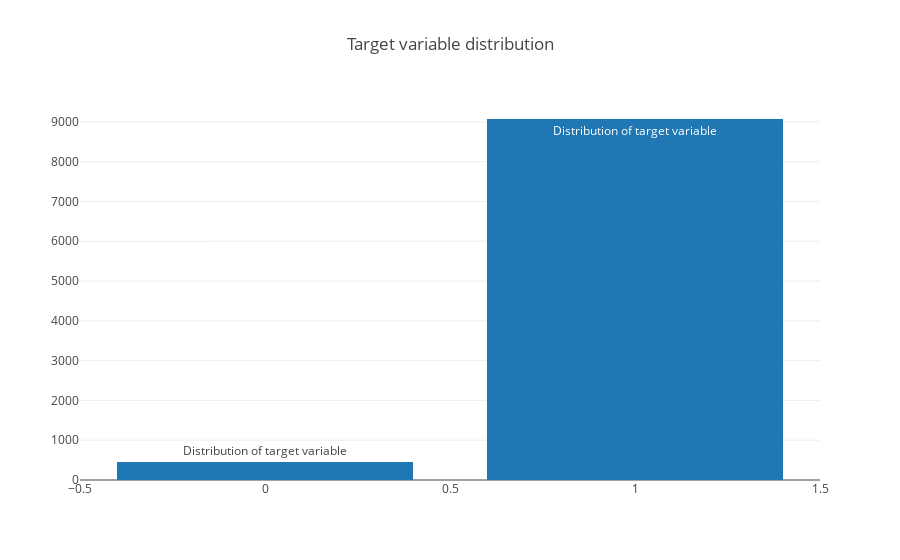

Notebook code cell kept with this figure:
### Code cell
dist = [go.Bar(
            x = data['loan'].value_counts().index.values,
            y = data['loan'].value_counts().values,
            text='Distribution of target variable'
    )]
layout = go.Layout(
    title='Target variable distribution'
)

fig = go.Figure(data=dist, layout=layout)

py.iplot(fig, filename='basic-bar')

### Figure 1 — Plotly figure (JSON) as saved in the notebook; plotly's stock layout.template omitted (floating-point values rounded to 4 significant figures)
{"data": [{"text": "Distribution of target variable", "type": "bar", "x": [1, 0], "y": [9073, 451]}], "layout": {"title": "Target variable distribution"}}
